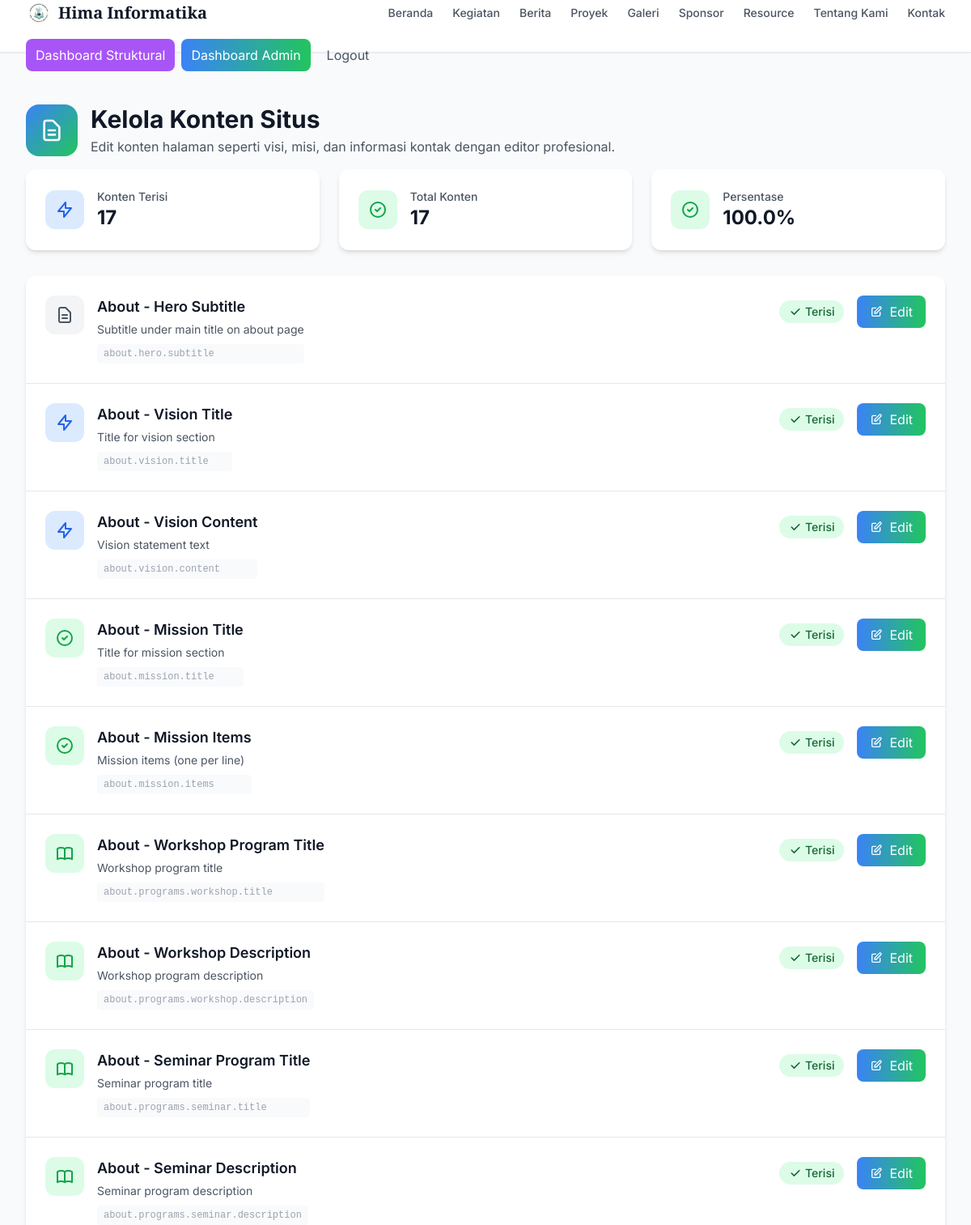
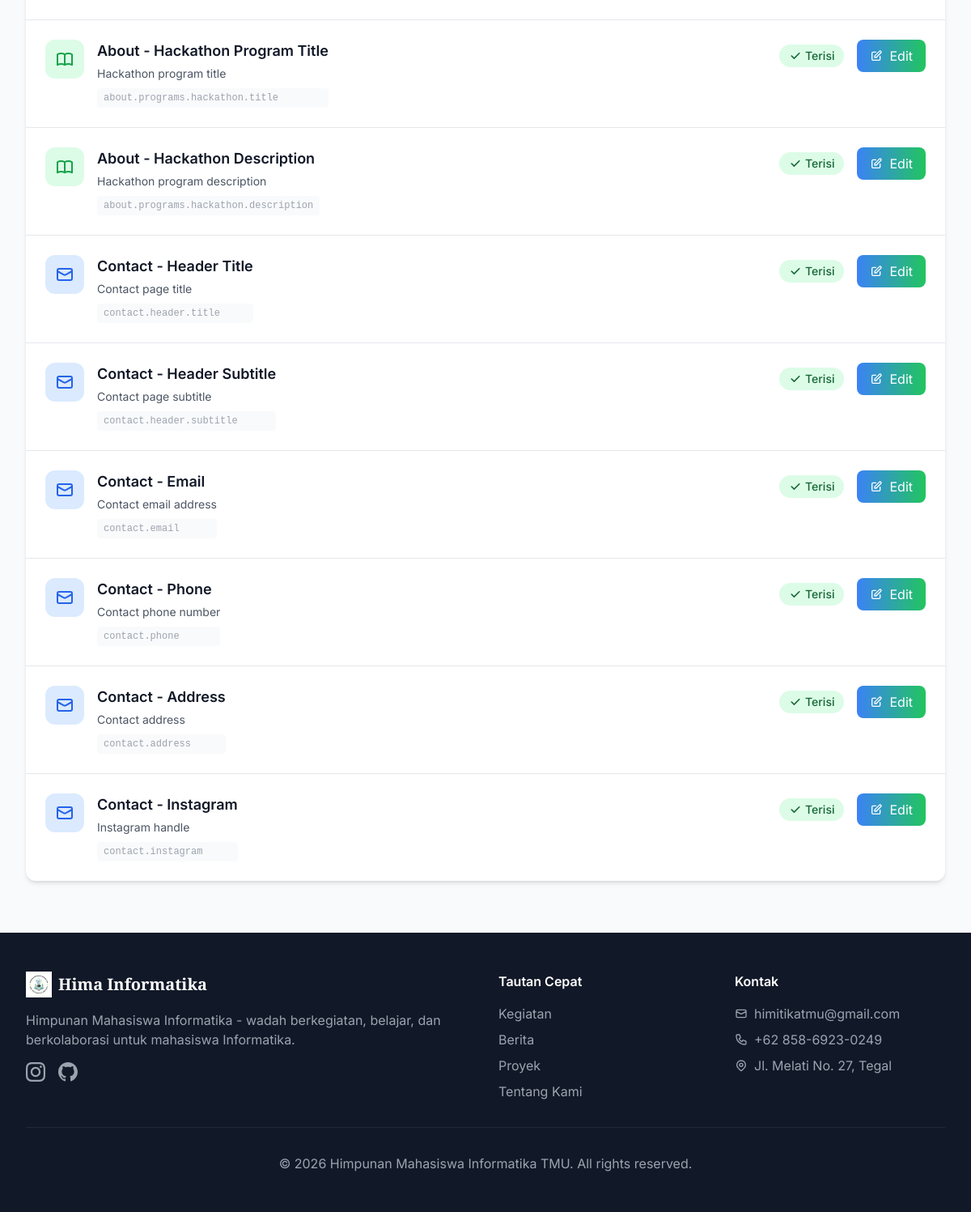
Page /admin/content (signed in) on the committed database (2 pictures, top to bottom).
### app/models.py (models this page shows, shortened)
class ContentBlock(db.Model):
    __tablename__ = 'content_blocks'
    id = db.Column(db.Integer, primary_key=True)
    identifier = db.Column(db.String(100), unique=True, nullable=False)
    title = db.Column(db.String(200), nullable=True)
    content = db.Column(db.Text, nullable=False)
    updated_by = db.Column(db.Integer, db.ForeignKey('users.id'), nullable=True)
    updated_at = db.Column(db.DateTime, default=datetime.utcnow, onupdate=datetime.utcnow)

### app/routes/admin.py (the view, shortened to what this page needs)
@admin_bp.route('/content')
@login_required
@admin_required
def content_blocks():
    block_definitions = [
        {'identifier': 'about.hero.subtitle', 'name': 'About - Hero Subtitle', 'description': 'Subtitle under main title on about page'},
        {'identifier': 'about.vision.title', 'name': 'About - Vision Title', 'description': 'Title for vision section'},
        {'identifier': 'about.vision.content', 'name': 'About - Vision Content', 'description': 'Vision statement text'},
        {'identifier': 'about.mission.title', 'name': 'About - Mission Title', 'description': 'Title for mission section'},
        {'identifier': 'about.mission.items', 'name': 'About - Mission Items', 'description': 'Mission items (one per line)'},
        {'identifier': 'about.programs.workshop.title', 'name': 'About - Workshop Program Title', 'description': 'Workshop program title'},
        {'identifier': 'about.programs.workshop.description', 'name': 'About - Workshop Description', 'description': 'Workshop program description'},
        {'identifier': 'about.programs.seminar.title', 'name': 'About - Seminar Program Title', 'description': 'Seminar program title'},
        {'identifier': 'about.programs.seminar.description', 'name': 'About - Seminar Description', 'description': 'Seminar program description'},
        {'identifier': 'about.programs.hackathon.title', 'name': 'About - Hackathon Program Title', 'description': 'Hackathon program title'},
        {'identifier': 'about.programs.hackathon.description', 'name': 'About - Hackathon Description', 'description': 'Hackathon program description'},
        {'identifier': 'contact.header.title', 'name': 'Contact - Header Title', 'description': 'Contact page title'},
        {'identifier': 'contact.header.subtitle', 'name': 'Contact - Header Subtitle', 'description': 'Contact page subtitle'},
        {'identifier': 'contact.email', 'name': 'Contact - Email', 'description': 'Contact email address'},
        {'identifier': 'contact.phone', 'name': 'Contact - Phone', 'description': 'Contact phone number'},
        {'identifier': 'contact.address', 'name': 'Contact - Address', 'description': 'Contact address'},
        {'identifier': 'contact.instagram', 'name': 'Contact - Instagram', 'description': 'Instagram handle'},
    ]
    identifiers = [b['identifier'] for b in block_definitions]
    blocks = ContentBlock.query.filter(ContentBlock.identifier.in_(identifiers)).all()
    block_dict = {b.identifier: b for b in blocks}
    new_blocks = []
    for b in block_definitions:
        if b['identifier'] not in block_dict:
            default_content = _get_default_content(b['identifier'])
            block = ContentBlock(
                identifier=b['identifier'],
                title=b['name'],
                content=default_content
            )
            new_blocks.append(block)
    return render_template('admin/content_blocks.html', block_list=block_definitions, blocks=block_dict)

### app/templates/admin/content_blocks.html (shortened to what this page needs)
{% extends "base.html" %}
{% block content %}
<div class="max-w-7xl mx-auto px-4 sm:px-6 lg:px-8 py-8">
    <div class="mb-8">
        <div class="flex items-center space-x-4 mb-4">
            <div class="w-16 h-16 bg-gradient-to-br from-primary-500 to-secondary-500 rounded-2xl flex items-center justify-center">
                <svg class="w-8 h-8 text-white" fill="none" stroke="currentColor" viewBox="0 0 24 24">
                    <path stroke-linecap="round" stroke-linejoin="round" stroke-width="2" d="M9 12h6m-6 4h6m2 5H7a2 2 0 01-2-2V5a2 2 0 012-2h5.586a1 1 0 01.707.293l5.414 5.414a1 1 0 01.293.707V19a2 2 0 01-2 2z"></path>
                </svg>
            </div>
            <div>
                <h1 class="text-3xl font-bold text-gray-900">Kelola Konten Situs</h1>
                <p class="text-gray-600 mt-1">Edit konten halaman seperti visi, misi, dan informasi kontak dengan editor profesional.</p>
            </div>
        </div>
        <div class="grid grid-cols-1 md:grid-cols-3 gap-6">
            <div class="bg-white rounded-xl shadow-md p-6">
                <div class="flex items-center">
                    <div class="w-12 h-12 bg-primary-100 rounded-xl flex items-center justify-center">
                        <svg class="w-6 h-6 text-primary-600" fill="none" stroke="currentColor" viewBox="0 0 24 24">
                            <path stroke-linecap="round" stroke-linejoin="round" stroke-width="2" d="M13 10V3L4 14h7v7l9-11h-7z"></path>
                        </svg>
                    </div>
                    <div class="ml-4">
                        <p class="text-sm font-medium text-gray-600">Konten Terisi</p>
                        <p class="text-2xl font-bold text-gray-900">{{ blocks.values() | selectattr('content') | list | length }}</p>
                    </div>
                </div>
            </div>
            <div class="bg-white rounded-xl shadow-md p-6">
                <div class="flex items-center">
                    <div class="w-12 h-12 bg-secondary-100 rounded-xl flex items-center justify-center">
                        <svg class="w-6 h-6 text-secondary-600" fill="none" stroke="currentColor" viewBox="0 0 24 24">
                            <path stroke-linecap="round" stroke-linejoin="round" stroke-width="2" d="M9 12l2 2 4-4m6 2a9 9 0 11-18 0 9 9 0 0118 0z"></path>
                        </svg>
                    </div>
                    <div class="ml-4">
                        <p class="text-sm font-medium text-gray-600">Total Konten</p>
                        <p class="text-2xl font-bold text-gray-900">{{ block_list | length }}</p>
                    </div>
                </div>
            </div>
            <div class="bg-white rounded-xl shadow-md p-6">
                <div class="flex items-center">
                    <div class="w-12 h-12 bg-green-100 rounded-xl flex items-center justify-center">
                        <svg class="w-6 h-6 text-green-600" fill="none" stroke="currentColor" viewBox="0 0 24 24">
                            <path stroke-linecap="round" stroke-linejoin="round" stroke-width="2" d="M9 12l2 2 4-4M21 12a9 9 0 11-18 0 9 9 0 0118 0z"></path>
                        </svg>
                    </div>
                    <div class="ml-4">
                        <p class="text-sm font-medium text-gray-600">Persentase</p>
                        <p class="text-2xl font-bold text-gray-900">{{ ((blocks.values() | selectattr('content') | list | length / block_list | length) * 100) | round(1) }}%</p>
                    </div>
                </div>
            </div>
        </div>
    </div>
    <div class="bg-white rounded-xl shadow-md overflow-hidden">
        <div class="divide-y divide-gray-200">
            {% for block in block_list %}
            <div class="p-6 hover:bg-gray-50 transition-colors">
                <div class="flex items-start justify-between">
                    <div class="flex items-start space-x-4">
                        <div class="flex-shrink-0">
                            {% if 'vision' in block.identifier %}
                                <div class="w-12 h-12 bg-primary-100 rounded-xl flex items-center justify-center">
                                    <svg class="w-6 h-6 text-primary-600" fill="none" stroke="currentColor" viewBox="0 0 24 24">
                                        <path stroke-linecap="round" stroke-linejoin="round" stroke-width="2" d="M13 10V3L4 14h7v7l9-11h-7z"></path>
                                    </svg>
                                </div>
                            {% elif 'mission' in block.identifier %}
                                <div class="w-12 h-12 bg-secondary-100 rounded-xl flex items-center justify-center">
                                    <svg class="w-6 h-6 text-secondary-600" fill="none" stroke="currentColor" viewBox="0 0 24 24">
                                        <path stroke-linecap="round" stroke-linejoin="round" stroke-width="2" d="M9 12l2 2 4-4m6 2a9 9 0 11-18 0 9 9 0 0118 0z"></path>
                                    </svg>
                                </div>
                            {% elif 'contact' in block.identifier %}
                                <div class="w-12 h-12 bg-blue-100 rounded-xl flex items-center justify-center">
                                    <svg class="w-6 h-6 text-blue-600" fill="none" stroke="currentColor" viewBox="0 0 24 24">
                                        <path stroke-linecap="round" stroke-linejoin="round" stroke-width="2" d="M3 8l7.89 4.26a2 2 0 002.22 0L21 8M5 19h14a2 2 0 002-2V7a2 2 0 00-2-2H5a2 2 0 00-2 2v10a2 2 0 002 2z"></path>
                                    </svg>
                                </div>
                            {% elif 'program' in block.identifier %}
                                <div class="w-12 h-12 bg-green-100 rounded-xl flex items-center justify-center">
                                </div>
                            {% else %}
                                <div class="w-12 h-12 bg-gray-100 rounded-xl flex items-center justify-center">
                                    <svg class="w-6 h-6 text-gray-600" fill="none" stroke="currentColor" viewBox="0 0 24 24">
                                        <path stroke-linecap="round" stroke-linejoin="round" stroke-width="2" d="M9 12h6m-6 4h6m2 5H7a2 2 0 01-2-2V5a2 2 0 012-2h5.586a1 1 0 01.707.293l5.414 5.414a1 1 0 01.293.707V19a2 2 0 01-2 2z"></path>
                                    </svg>
                                </div>
                            {% endif %}
                        </div>
                        <div class="flex-1 min-w-0">
                            <h3 class="text-lg font-semibold text-gray-900 mb-1">{{ block.name }}</h3>
                            <p class="text-gray-600 text-sm mb-2">{{ block.description }}</p>
                            <p class="text-gray-400 text-xs font-mono bg-gray-50 px-2 py-1 rounded">{{ block.identifier }}</p>
                        </div>
                    </div>
                    <div class="flex items-center space-x-4">
                        {% set existing = blocks.get(block.identifier) %}
                        {% if existing and existing.content %}
                            <span class="inline-flex items-center px-3 py-1 rounded-full text-sm font-medium bg-green-100 text-green-800">
                                <svg class="w-4 h-4 mr-1" fill="currentColor" viewBox="0 0 20 20">
                                    <path d="M16.707 5.293a1 1 0 010 1.414l-8 8a1 1 0 01-1.414 0l-4-4a1 1 0 011.414-1.414L8 12.586l7.293-7.293a1 1 0 011.414 0z"></path>
                                </svg>
                                Terisi
                            </span>
                        {% endif %}
                        {% if existing %}
                        <a href="{{ url_for('admin.content_block_edit', id=existing.id) }}"
                           class="inline-flex items-center px-4 py-2 bg-gradient-to-r from-primary-500 to-secondary-500 text-white rounded-lg hover:shadow-lg transition transform hover:-translate-y-0.5">
                            <svg class="w-4 h-4 mr-2" fill="none" stroke="currentColor" viewBox="0 0 24 24">
                                <path stroke-linecap="round" stroke-linejoin="round" stroke-width="2" d="M11 5H6a2 2 0 00-2 2v11a2 2 0 002 2h11a2 2 0 002-2v-5m-1.414-9.414a2 2 0 112.828 2.828L11.828 15H9v-2.828l8.586-8.586z"></path>
                            </svg>
                            Edit
                        </a>
                        {% else %}
                        <span class="text-gray-400 text-sm">Tidak tersedia</span>
                        {% endif %}
                    </div>
                </div>
            </div>
            {% endfor %}
        </div>
    </div>
</div>
{% endblock %}

### rows in the picture
ContentBlock: name "About - Hero Subtitle", description "Subtitle under main title on about page", identifier "about.hero.subtitle", shows "Terisi"
ContentBlock: name "About - Vision Title", description "Title for vision section", identifier "about.vision.title", content "Terisi"
ContentBlock: name "About - Vision Content", description "Vision statement text", identifier "about.vision.content", shows "Terisi"
ContentBlock: name "About - Mission Title", description "Title for mission section", identifier "about.mission.title", content "Terisi"
ContentBlock: name "About - Mission Items", description "Mission items (one per line)", identifier "about.mission.items", shows "Terisi"
ContentBlock: name "About - Workshop Program Title", description "Workshop program title", identifier "about.programs.workshop.title", shows "Terisi"
ContentBlock: name "About - Workshop Description", description "Workshop program description", identifier "about.programs.workshop.description", shows "Terisi"
ContentBlock: name "About - Seminar Program Title", description "Seminar program title", identifier "about.programs.seminar.title", shows "Terisi"
ContentBlock: name "About - Seminar Description", description "Seminar program description", identifier "about.programs.seminar.description", shows "Terisi"
ContentBlock: name "About - Hackathon Program Title", description "Hackathon program title", identifier "about.programs.hackathon.title", shows "Terisi"
ContentBlock: name "About - Hackathon Description", description "Hackathon program description", identifier "about.programs.hackathon.description", shows "Terisi"
ContentBlock: name "Contact - Header Title", description "Contact page title", identifier "contact.header.title", content "Terisi"
ContentBlock: name "Contact - Header Subtitle", description "Contact page subtitle", identifier "contact.header.subtitle", shows "Terisi"
ContentBlock: name "Contact - Email", description "Contact email address", identifier "contact.email", shows "Terisi"
ContentBlock: name "Contact - Phone", description "Contact phone number", identifier "contact.phone", shows "Terisi"
ContentBlock: name "Contact - Address", description "Contact address", identifier "contact.address", shows "Terisi"
ContentBlock: name "Contact - Instagram", description "Instagram handle", identifier "contact.instagram", content "Terisi"

### other values in the picture
{{ blocks.values() | selectattr('content') | list | length }} "17"
{{ block_list | length }} "17"
{{ now.year if now else 2026 }} "2026"
